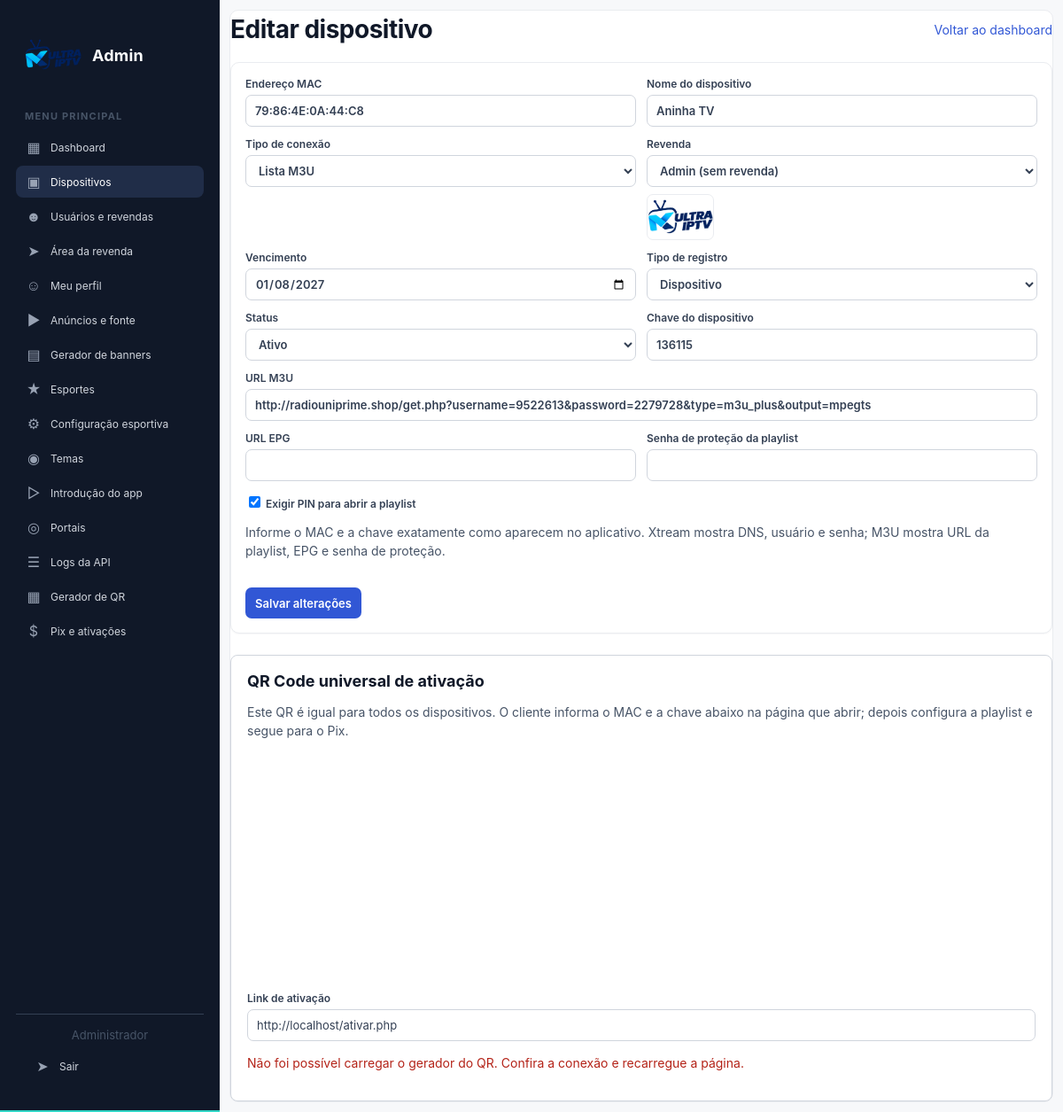
The page /admin/device_edit.php?id=8 (signed in) on the database its author committed.
### tables this page shows
CREATE TABLE app_settings (
            setting_key TEXT PRIMARY KEY,
            setting_value TEXT NOT NULL DEFAULT ''
        );

CREATE TABLE "ibo" (
	"id"	INTEGER NOT NULL,
	"mac_address"	VARCHAR(100),
	"key"	VARCHAR(100),
	"username"	VARCHAR(100),
	"password"	VARCHAR(100),
	"expire_date"	VARCHAR(100),
	"dns"	VARCHAR(100),
	"epg_url"	VARCHAR(100),
	"title"	VARCHAR(100),
	"url"	VARCHAR(100),
	"type"	VARCHAR(100),
	"playlistpassword"	VARCHAR(100),
	"id_user"	INTEGER,
	"store_type"	INTEGER DEFAULT 1,
	"active"	INTEGER, "created_at" TEXT, "playlist_protected" INTEGER NOT NULL DEFAULT 1,
	PRIMARY KEY("id")
);

### api/includes/db.php (called while the page is built, shortened)
<?php
function getDB(): PDO
{
    static $db = null;
    if ($db instanceof PDO) {
        return $db;
    }
    $directory = __DIR__ . '/../db';
    $dbPath = $directory . '/.ansdb.db';
    $db = new PDO('sqlite:' . $dbPath);
    $db->setAttribute(PDO::ATTR_ERRMODE, PDO::ERRMODE_EXCEPTION);
    $db->setAttribute(PDO::ATTR_DEFAULT_FETCH_MODE, PDO::FETCH_ASSOC);
    $db->exec('PRAGMA foreign_keys = ON');
    $db->exec('PRAGMA busy_timeout = 5000');
    return $db;
}
function getDeviceById(PDO $db, int $id): ?array
{
    $stmt = $db->prepare('SELECT * FROM ibo WHERE id = ?');
    $stmt->execute([$id]);
    $device = $stmt->fetch();
    return $device === false ? null : $device;
}
function getPublicBaseUrl(): string
{
    $host = trim((string) ($_SERVER['HTTP_HOST'] ?? ''));
    $hostParts = $host !== '' ? parse_url('//' . $host) : false;
    $hostname = is_array($hostParts) ? (string) ($hostParts['host'] ?? '') : '';
    $port = is_array($hostParts) ? ($hostParts['port'] ?? null) : null;
    $validHostname = filter_var($hostname, FILTER_VALIDATE_IP) !== false
        || filter_var($hostname, FILTER_VALIDATE_DOMAIN, FILTER_FLAG_HOSTNAME) !== false;
    if ($validHostname && ($port === null || ($port >= 1 && $port <= 65535))) {
        $forwardedScheme = strtolower(trim(explode(',', (string) ($_SERVER['HTTP_X_FORWARDED_PROTO'] ?? ''))[0]));
        if (in_array($forwardedScheme, ['http', 'https'], true)) {
            $scheme = $forwardedScheme;
        } else {
            $scheme = (!empty($_SERVER['HTTPS']) && strtolower((string) $_SERVER['HTTPS']) !== 'off')
                || (int) ($port ?? 0) === 443
                ? 'https'
                : 'http';
        }
        $scriptName = str_replace('\\', '/', (string) ($_SERVER['SCRIPT_NAME'] ?? ''));
        $scriptName = '/' . ltrim(parse_url($scriptName, PHP_URL_PATH) ?: '', '/');
        $basePath = rtrim(str_replace('\\', '/', dirname($scriptName)), '/');
        foreach (['/admin/', '/api/', '/reseller/', '/banner/'] as $applicationPath) {
            $position = stripos($scriptName, $applicationPath);
            if ($position !== false) {
                $basePath = rtrim(substr($scriptName, 0, $position), '/');
                break;
            }
        }
        $authorityHost = str_contains($hostname, ':') ? '[' . $hostname . ']' : $hostname;
        $authority = $authorityHost . ($port === null ? '' : ':' . $port);
        return $scheme . '://' . $authority . $basePath;
    }
    throw new RuntimeException('Não foi possível determinar o domínio público da requisição. Configure IBO_PUBLIC_URL com uma URL HTTP ou HTTPS válida.');
}

### api/includes/branding.php (called while the page is built, shortened)
<?php
function getDefaultApkBrandingPath(PDO $db, string $field): string
{
    $settings = [
        'logo' => 'apk_default_logo',
        'background_image' => 'apk_default_background',
    ];
    $statement = $db->prepare('SELECT setting_value FROM app_settings WHERE setting_key = ?');
    $statement->execute([$settings[$field]]);
    $configuredPath = $statement->fetchColumn();
    if ($configuredPath !== false) {
        return validateApkBrandingPath((string) $configuredPath, $field);
    }
    $adminStatement = $db->prepare(
        'SELECT "' . $field . '" FROM users WHERE COALESCE(admin, 0) = 1 ORDER BY id ASC LIMIT 1'
    );
    $adminStatement->execute();
    return validateApkBrandingPath((string) ($adminStatement->fetchColumn() ?: ''), $field);
}
function validateApkBrandingPath(string $path, string $field): string
{
    $directory = $field === 'logo' ? 'branding' : 'backgrounds';
    $path = trim($path);
    $pattern = '~^/uploads/' . $directory . '/[A-Za-z0-9._-]+\.(?:png|jpg|webp)$~iD';
    return preg_match($pattern, $path) === 1 ? $path : '';
}

### admin/device_edit.php (the view, shortened to what this page needs)
<?php
require_once __DIR__ . '/../api/includes/db.php';
require_once __DIR__ . '/../api/includes/branding.php';
$db = getDB();
$id = filter_input(INPUT_GET, 'id', FILTER_VALIDATE_INT);
$isEdit = $id !== false && $id !== null && $id > 0;
$device = $isEdit ? getDeviceById($db, $id) : null;
$values = $device ?? [
    'mac_address' => '',
    'key' => '',
    'username' => '',
    'password' => '',
    'expire_date' => '',
    'dns' => '',
    'epg_url' => '',
    'title' => '',
    'url' => '',
    'type' => '0',
    'playlistpassword' => '',
    'playlist_protected' => 1,
    'id_user' => null,
    'store_type' => 1,
    'active' => 1,
];
$activationUrl = '';
if ($isEdit && (string) ($values['key'] ?? '') !== '') {
    $activationUrl = getPublicBaseUrl() . '/ativar.php';
}
?>
<!DOCTYPE html>
<html lang="pt-BR">
<head>
    <link rel="stylesheet" href="assets/panel.css">
</head>
<body class="admin-page">
<?php require __DIR__ . '/navigation.php'; ?>
<main>
    <header><h1><?= $isEdit ? 'Editar dispositivo' : 'Adicionar dispositivo' ?></h1><a href="index.php">Voltar ao dashboard</a></header>
    <form method="post">
        <div class="fields">
            <label>Endereço MAC<input name="mac_address" maxlength="17" placeholder="00:11:22:33:44:55" value="<?= $escape($values['mac_address']) ?>" required></label>
            <label>Nome do dispositivo<input name="title" maxlength="255" value="<?= $escape($values['title']) ?>" required></label>
            <label>Tipo de conexão<select name="type" id="connection-type"><option value="1" <?= (string) $values['type'] === '1' ? 'selected' : '' ?>>Lista M3U</option></select></label>
            <label>Revenda
                <select name="id_user" id="device-owner">
                    <option value="" data-logo="<?= $escape($adminLogoUrl) ?>" <?= empty($values['id_user']) ? 'selected' : '' ?>>Admin (sem revenda)</option>
                </select>
                <span class="owner-logo-preview" id="owner-logo-preview" aria-live="polite">
                    <img id="owner-logo-image" alt="Logo da conta selecionada" hidden>
                </span>
            </label>
            <label>Vencimento<input name="expire_date" type="date" value="<?= $escape(isset($values['expire_date']) ? substr((string) $values['expire_date'], 0, 10) : '') ?>"></label>
            <label>Tipo de registro<select name="store_type"><option value="1" <?= (int) $values['store_type'] === 1 ? 'selected' : '' ?>>Dispositivo</option></select></label>
            <label>Status<select name="active"><option value="1" <?= (int) $values['active'] === 1 ? 'selected' : '' ?>>Ativo</option></select></label>
            <label>Chave do dispositivo<input name="key" maxlength="255" inputmode="numeric" placeholder="Ex.: 713062" value="<?= $escape($values['key']) ?>" required></label>
            <div class="connection-fields m3u wide">
                <div class="fields">
                    <label class="wide">URL M3U<input name="url" type="url" maxlength="4096" value="<?= $escape($values['url']) ?>"></label>
                    <label>URL EPG<input name="epg_url" maxlength="2048" value="<?= $escape($values['epg_url']) ?>"></label>
                    <label>Senha de proteção da playlist<input name="playlistpassword" inputmode="numeric" maxlength="12" value="<?= $escape($values['playlistpassword']) ?>"></label>
                    <label class="wide"><span><input type="checkbox" name="playlist_protected" value="1" <?= (int) ($values['playlist_protected'] ?? 1) === 1 ? 'checked' : '' ?> style="display:inline-block;width:auto;margin-right:6px">Exigir PIN para abrir a playlist</span></label>
                </div>
            </div>
        </div>
        <p class="help">Informe o MAC e a chave exatamente como aparecem no aplicativo. Xtream mostra DNS, usuário e senha; M3U mostra URL da playlist, EPG e senha de proteção.</p>
        <button type="submit"><?= $isEdit ? 'Salvar alterações' : 'Criar dispositivo' ?></button>
    </form>
    <?php if ($isEdit && $activationUrl !== ''): ?>
        <section class="activation">
            <h2>QR Code universal de ativação</h2>
            <p>Este QR é igual para todos os dispositivos. O cliente informa o MAC e a chave abaixo na página que abrir; depois configura a playlist e segue para o Pix.</p>
            <div id="activation-qr" data-url="<?= $escape($activationUrl) ?>" aria-label="QR Code de ativação"></div>
            <label for="activation-link">Link de ativação</label>
            <input id="activation-link" type="url" readonly value="<?= $escape($activationUrl) ?>">
            <p id="activation-message" role="status" aria-live="polite"></p>
        </section>
    <?php endif; ?>
</main>
</body>
</html>

### admin/navigation.php (shortened to what this page needs)
<?php
require_once __DIR__ . '/../api/includes/db.php';
require_once __DIR__ . '/../api/includes/branding.php';
$adminRoute = basename($_SERVER['SCRIPT_NAME'] ?? '');
$activeRoute = !empty($isBannerGeneratorPage)
    ? 'banner_generator.php'
    : (in_array($adminRoute, ['device_edit.php', 'device_view.php'], true) ? 'devices.php' : $adminRoute);
$adminNavPrefix = !empty($isBannerGeneratorPage) ? '../admin/' : '';
$adminLogoPath = getDefaultApkBrandingPath(getDB(), 'logo');
$adminLogoUrl = $adminLogoPath === '' ? '' : getPublicBaseUrl() . $adminLogoPath;
$adminLogoAlt = 'Logo padrão do IBO Admin';
$adminLinks = [
    ['index.php', 'Dashboard', '&#9638;'],
    ['devices.php', 'Dispositivos', '&#9635;'],
    ['users.php', 'Usuários e revendas', '&#9787;'],
    ['../reseller/login.php', 'Área da revenda', '&#10148;'],
    ['profile.php', 'Meu perfil', '&#9786;'],
    ['ads.php', 'Anúncios e fonte', '&#9654;'],
    ['../banner/', 'Gerador de banners', '&#9636;'],
    ['sports.php', 'Esportes', '&#9733;'],
    ['sportconfira.php', 'Configuração esportiva', '&#9881;'],
    ['themes.php', 'Temas', '&#9673;'],
    ['intro.php', 'Introdução do app', '&#9655;'],
    ['portals.php', 'Portais', '&#9678;'],
    ['api_logs.php', 'Logs da API', '&#9776;'],
    ['qrcode.php', 'Gerador de QR', '&#9638;'],
    ['pix.php', 'Pix e ativações', '&#36;'],
];
?>
<link rel="stylesheet" href="<?= htmlspecialchars($adminNavPrefix, ENT_QUOTES, 'UTF-8') ?>assets/panel.css?v=admin-logo-size-20261025-6">
<aside class="admin-nav">
    <div class="admin-brand"><span class="admin-brand-mark"><?php if ($adminLogoUrl !== ''): ?><img src="<?= htmlspecialchars($adminLogoUrl, ENT_QUOTES, 'UTF-8') ?>" alt="<?= $adminLogoAlt ?>"><?php else: ?>IB<?php endif; ?></span><span>Admin</span></div>
    <p class="admin-nav-label">Menu principal</p>
    <nav class="admin-nav-links" id="admin-nav-links" aria-label="Menu principal">
        <?php foreach ($adminLinks as [$href, $label, $icon]): ?>
            <?php
            $active = !empty($isBannerGeneratorPage)
                ? $href === '../banner/'
                : $href === $activeRoute;
            $linkHref = !empty($isBannerGeneratorPage) && $href === '../banner/'
                ? '../banner/'
                : (!empty($isBannerGeneratorPage) && !str_starts_with($href, '../')
                    ? $adminNavPrefix . $href
                    : $href);
            ?>
            <a href="<?= htmlspecialchars($linkHref, ENT_QUOTES, 'UTF-8') ?>"<?= $active ? ' class="active" aria-current="page"' : '' ?>>
                <span class="admin-nav-icon"><?= $icon ?></span><?= htmlspecialchars($label, ENT_QUOTES, 'UTF-8') ?>
            </a>
        <?php endforeach; ?>
    </nav>
    <div class="admin-nav-footer">
        <small>Administrador</small>
        <a href="<?= htmlspecialchars($adminNavPrefix, ENT_QUOTES, 'UTF-8') ?>logout.php"><span class="admin-nav-icon">&#10148;</span>Sair</a>
    </div>
</aside>

### admin/device_edit.php (style rules this page uses)
* { box-sizing: border-box; }
body { margin: 0; padding: 30px 16px; background: #f7f8fa; color: #1d2939; font: 14px "Segoe UI", Arial, sans-serif; }
main { max-width: 900px; margin: auto; padding: 22px; border: 1px solid #eaecf0; border-radius: 10px; background: #fff; }
header { display: flex; align-items: center; justify-content: space-between; gap: 12px; margin-bottom: 20px; }
h1 { margin: 0; color: #101828; font-size: 25px; }
a { color: #3157d5; text-decoration: none; }
.fields { display: grid; grid-template-columns: repeat(2, minmax(0, 1fr)); gap: 12px; }
label { display: block; color: #475467; font-size: 12px; }
input, select { display: block; width: 100%; margin-top: 5px; padding: 10px; border: 1px solid #d0d5dd; border-radius: 6px; background: #fff; font: inherit; }
.wide { grid-column: 1 / -1; }
.owner-logo-preview { display: flex; align-items: center; gap: 12px; margin-top: 8px; color: #667085; font-size: 12px; }
.owner-logo-preview img { width: 76px; height: 52px; object-fit: contain; border: 1px solid #eaecf0; border-radius: 7px; background: #fff; }
button { margin-top: 17px; padding: 10px 14px; border: 0; border-radius: 6px; background: #3157d5; color: #fff; cursor: pointer; font: inherit; }
.help { color: #667085; line-height: 1.5; }
.activation { margin-top: 24px; padding: 18px; border: 1px solid #d0d5dd; border-radius: 8px; }
.activation h2 { margin: 0 0 8px; font-size: 18px; }
.activation p { color: #475467; line-height: 1.5; }
#activation-qr { display: grid; min-height: 270px; place-items: center; }
#activation-link { width: 100%; }
.qr-error { color: #b42318 !important; }

### admin/navigation.php (style rules this page uses)
body.admin-page button, body.admin-page input[type="submit"], body.admin-page input[type="button"], body.admin-page a.button, body.admin-page a.btn, body.admin-page [role="button"] { background-color: #3157d5 !important; color: #fff !important; -webkit-text-fill-color: #fff; font-weight: 600; opacity: 1; text-shadow: none; }
body.admin-page button, body.admin-page input[type="submit"], body.admin-page input[type="button"], body.admin-page a.button, body.admin-page a.btn, body.admin-page [role="button"] { -webkit-text-fill-color: #fff !important; color: #fff !important; text-shadow: none !important; }

### rows shown on the page
app_settings: setting_value (picture)
ibo: mac_address "79:86:4E:0A:44:C8", title "Aninha TV", type "Lista M3U", id_user "Admin (sem revenda)", expire_date "01/08/2027", store_type "Dispositivo", active "Ativo", key "136115", url "http://radiouniprime.shop/get.php?username=9522613&password=2279728&type=m3u_plus&output=mpegts", playlist_protected "☑"

### other values the page prints
$icon "▦"
$label "Dashboard"
$icon "▣"
$label "Dispositivos"
$icon "☻"
$label "Usuários e revendas"
$icon "➤"
$label "Área da revenda"
$icon "☺"
$label "Meu perfil"
$icon "▶"
$label "Anúncios e fonte"
$icon "▤"
$label "Gerador de banners"
$icon "★"
